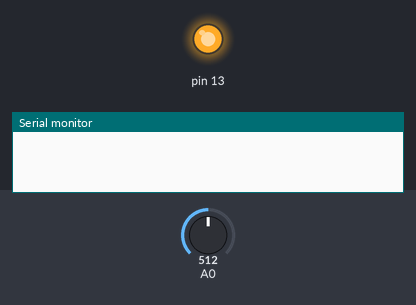
This sketch was run on a simulated Arduino Uno, built with avr-gcc and run on an emulated ATmega328P. Shown: output pins drawn as LEDs (lit = HIGH), the last lines printed to the serial monitor. The test bench sets the inputs (shaded band); at power-on: A0 = 512. EEPROM starts erased. At 7.7 s the program stops and its outputs stay as they are.

Above: at 2.2 s.
2.3 s: A0 set to 546
3.8 s: A0 set to 575
At 4.4 s:
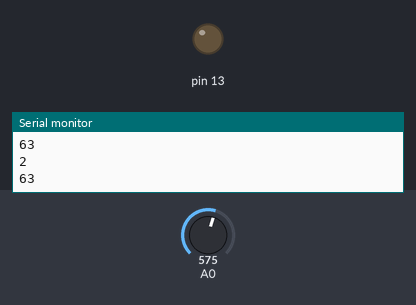
Timing chart, 0 to 6.8 s (numbered marks = the images above; inputs shaded):
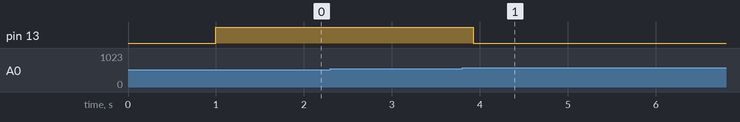

Measured:
- the behaviour switches between 562 and 563 on A0 (found by bisection; images 0 and 1)
- after the input at 2.3 s, every drawn part: stays the same
- after the input at 3.8 s, pin 13: HIGH → LOW after 0.13 s

The sketch:

SensorReads.ino
```cpp
#include <EEPROM.h>

#define US_SAMPLE 250
#define DIF_TRIGGER 50

u32 OLD, old, cur;

void setup() {
  //Serial.begin(9600);
  pinMode(13,OUTPUT);
  delay(1000);
  digitalWrite(13,1);
}

void loop() {
  static u8 vals[1024];
  static u32 OLD, old, cur;

  u16 val = analogRead(A0);
  while (1) {
    u16 tmp = analogRead(A0);
    if (tmp > val+DIF_TRIGGER) {
      vals[0] = val >> 8;
      vals[1] = val & 0xFF;
      OLD = old = micros();
      break;
    }
  }

  while (1) {
    val = analogRead(A0);
    cur = micros();

    int dt = cur-old;
    //Serial.println(dt);
    old = cur;
    if (dt > US_SAMPLE) {
      while(1){digitalWrite(13,0); delay(100); digitalWrite(13,1); delay(100);};
    }

    static int i;
    u32 DT = cur-OLD;
    i = (DT/US_SAMPLE * 2) + 2;

    vals[i + 0] = val >> 8;
    vals[i + 1] = val & 0xFF;
    //Serial.println(val);
    //Serial.println((vals[i/200]<<8) | vals[i/200+1]&&0xFF);

    if (i == 1024) {
      digitalWrite(13,0);
      Serial.begin(9600);
      for (i=0; i<1024; i++) {
        Serial.println(vals[i]);
        EEPROM[i] = vals[i];
      }
      while(1);
    }
  }
}
```
